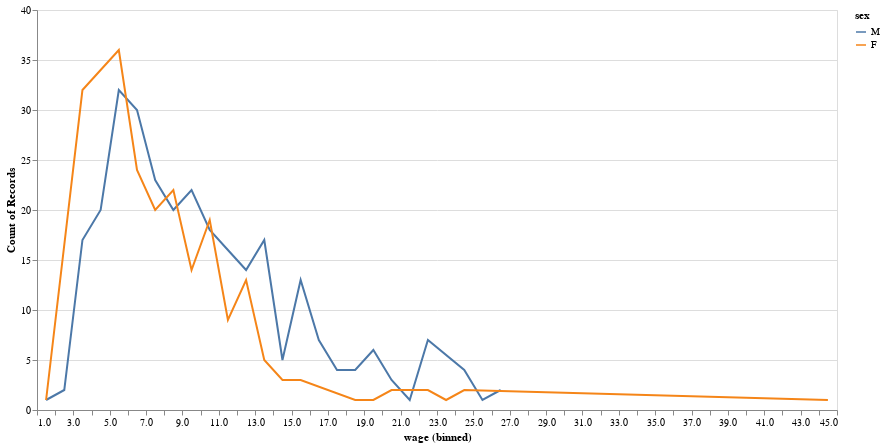

The cell this chart's notebook holds for it:
### Markdown cell above
---

### Code cell
alt.Chart(pop).mark_line().encode(
    alt.X('wage:Q',bin=alt.Bin(step=1)),
    y='count():Q',
    color=alt.Color('sex:N',sort=alt.SortOrder('descending')),
).properties(width=800, height=400)

### Figure 1 — Vega-Lite specification as saved in the notebook (floating-point values rounded to 4 significant figures; data arrays with more than 128 entries replaced by an {"elided": "..."} marker saying what was removed)
{"config": {"view": {"continuousWidth": 300, "continuousHeight": 300}}, "data": {"name": "data-02434fce8bb0abec477508894705cf25"}, "mark": {"type": "line"}, "encoding": {"color": {"field": "sex", "sort": "descending", "type": "nominal"}, "x": {"bin": {"step": 1}, "field": "wage", "type": "quantitative"}, "y": {"aggregate": "count", "type": "quantitative"}}, "height": 400, "width": 800, "$schema": "https://vega.github.io/schema/vega-lite/v5.20.1.json", "datasets": {"data-02434fce8bb0abec477508894705cf25": {"elided": "534 records"}}}
